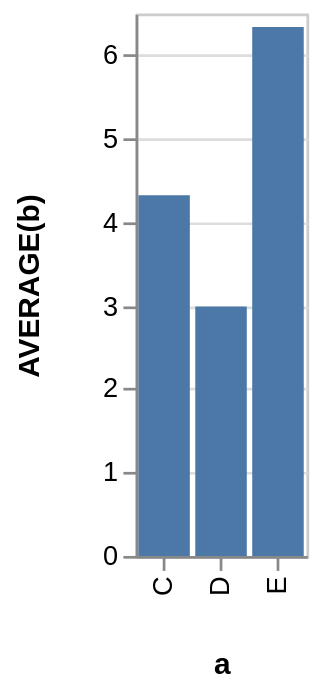

Vega-Lite specification stored for this chart:
### Vega specification from a JSON file in a GitHub repository (floating-point values rounded to 4 significant figures)
{"$schema": "https://vega.github.io/schema/vega/v3.0.json", "autosize": "pad", "padding": 5, "encode": {"update": {"stroke": {"value": "#ccc"}, "fill": {"value": "transparent"}}}, "data": [{"name": "source_0", "values": [{"a": "C", "b": 2}, {"a": "C", "b": 7}, {"a": "C", "b": 4}, {"a": "D", "b": 1}, {"a": "D", "b": 2}, {"a": "D", "b": 6}, {"a": "E", "b": 8}, {"a": "E", "b": 4}, {"a": "E", "b": 7}]}, {"name": "data_0", "source": "source_0", "transform": [{"type": "formula", "expr": "toNumber(datum[\"b\"])", "as": "b"}, {"type": "aggregate", "groupby": ["a"], "ops": ["average"], "fields": ["b"], "as": ["average_b"]}]}], "signals": [{"name": "x_step", "value": 21}, {"name": "width", "update": "bandspace(domain('x').length, 0.1, 0.05) * x_step"}, {"name": "height", "update": "200"}], "marks": [{"name": "marks", "type": "rect", "role": "bar", "from": {"data": "data_0"}, "encode": {"update": {"x": {"scale": "x", "field": "a"}, "width": {"scale": "x", "band": true}, "y": {"scale": "y", "field": "average_b"}, "y2": {"scale": "y", "value": 0}, "fill": {"value": "#4c78a8"}}}}], "scales": [{"name": "x", "type": "band", "domain": {"data": "data_0", "field": "a", "sort": true}, "range": {"step": {"signal": "x_step"}}, "round": true, "paddingInner": 0.1, "paddingOuter": 0.05}, {"name": "y", "type": "linear", "domain": {"data": "data_0", "field": "average_b"}, "range": [{"signal": "height"}, 0], "round": true, "nice": true, "zero": true}], "axes": [{"scale": "x", "orient": "bottom", "title": "a", "zindex": 1, "encode": {"labels": {"update": {"angle": {"value": 270}, "align": {"value": "right"}, "baseline": {"value": "middle"}}}}}, {"scale": "y", "labelOverlap": true, "orient": "left", "tickCount": {"signal": "ceil(height/40)"}, "title": "AVERAGE(b)", "zindex": 1}, {"scale": "y", "domain": false, "grid": true, "labels": false, "maxExtent": 0, "minExtent": 0, "orient": "left", "tickCount": {"signal": "ceil(height/40)"}, "ticks": false, "zindex": 0, "gridScale": "x"}], "config": {"axis": {"minExtent": 30}}}
